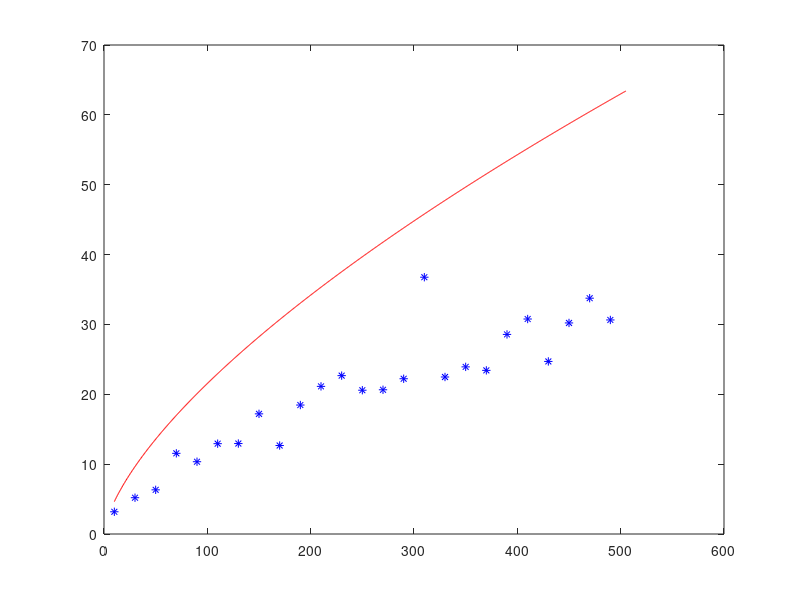

Write the MATLAB code that produced this figure.
function q2
	checkWilk;
	checkRand(1);
end

function checkWilk
	n = 10:0.5:505;
	X = 2.^(n-1);
	semilogy(n, X, 'r');
	hold on;

	n = 10:20:500;
	m = length(n);
	G = zeros(m, 1);
	
	for i = 1:m
		W = wilk(n(i));
		[L, U, p] = lu(W);
		G(i) = max(max(abs(U))) / max(max(abs(W)));
	end

	semilogy(n, G, 'b*');
	hold off;
end

function checkRand(nn)
	for i = 1:nn
		n = 10:0.5:505;
		X = n.^(2/3);
		plot(n, X, 'r');
		hold on;

		n = 10:20:500;
		m = length(n);
		G = zeros(m, 1);
		
		for i = 1:m
			W = rand(n(i))*1000 - 500;
			[L, U, p] = lu(W);
			G(i) = max(max(abs(U))) / max(max(abs(W)));
		end

		plot(n, G, 'b*');
		hold off;
	end
end

function [A] = wilk(n)
	A = ones(n);
	A = tril(A, -1);
	A = -A + eye(n);
	A(:, n) = 1;
end